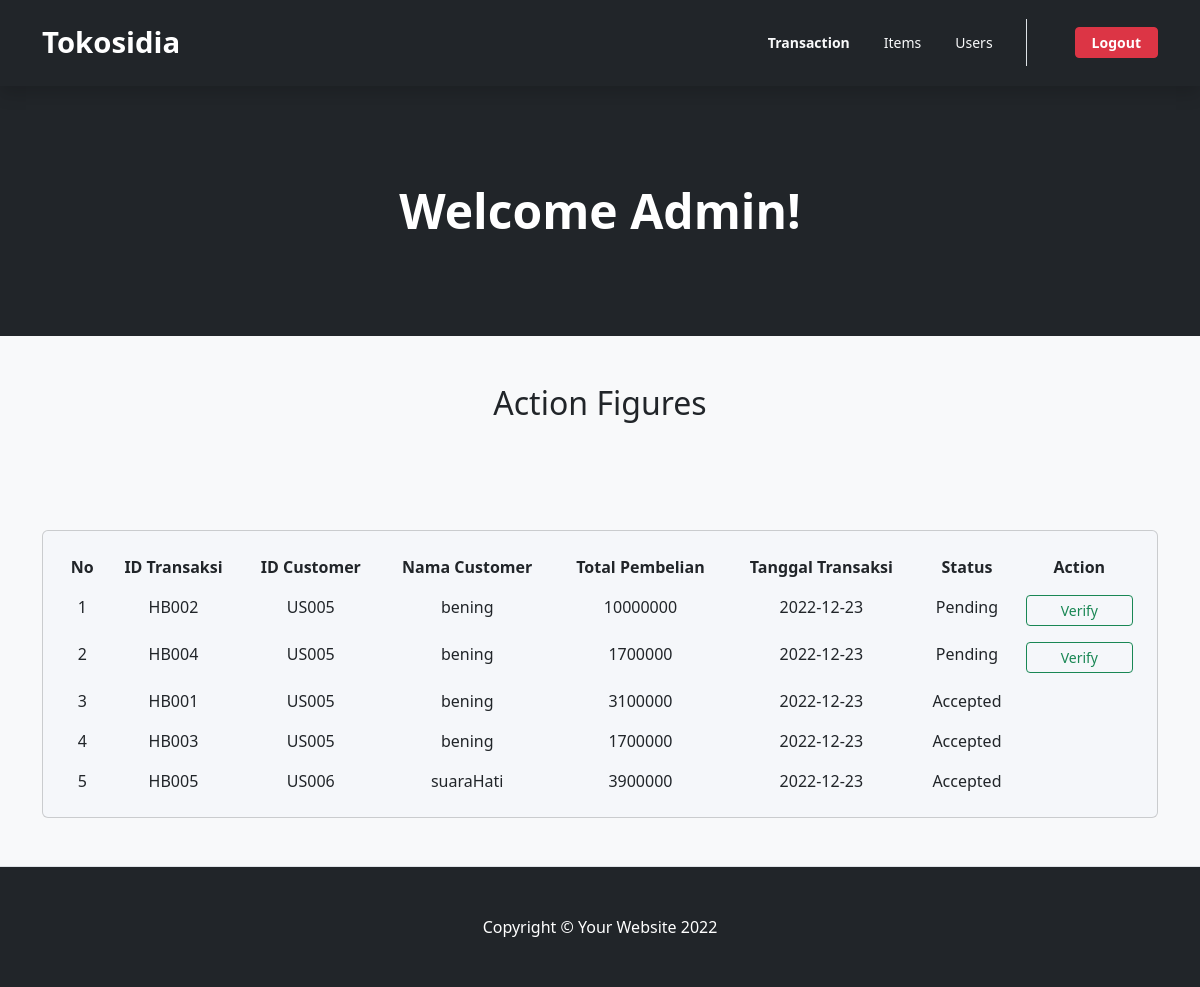
The app's page /admin.php with its own data.
### tables this page shows
CREATE TABLE `htrans_beli` (
  `hb_id` varchar(5) NOT NULL,
  `hb_date` date NOT NULL,
  `hb_total` double NOT NULL,
  `hb_customerid` varchar(5) NOT NULL,
  `hb_di_id` varchar(5) DEFAULT NULL,
  `hb_status` bit(1) NOT NULL DEFAULT b'0' COMMENT '0:pending\r\n1:accepted',
  PRIMARY KEY (`hb_id`),
  KEY `FKCUSTOMER_HTRANSBELI` (`hb_customerid`),
  KEY `FKDISCOUNT_HTRANSBELI` (`hb_di_id`),
  CONSTRAINT `FKCUSTOMER_HTRANSBELI` FOREIGN KEY (`hb_customerid`) REFERENCES `users` (`us_id`),
  CONSTRAINT `FKDISCOUNT_HTRANSBELI` FOREIGN KEY (`hb_di_id`) REFERENCES `discount` (`di_id`)
);

CREATE TABLE `users` (
  `us_id` varchar(5) NOT NULL,
  `us_username` varchar(255) NOT NULL,
  `us_email` varchar(255) NOT NULL,
  `us_gender` tinyint(1) NOT NULL COMMENT '1=Male, 0=Female',
  `us_password` varchar(255) NOT NULL,
  `us_status` int(1) NOT NULL DEFAULT 1,
  PRIMARY KEY (`us_id`)
);

### admin.php (the view, shortened to what this page needs)
<?php
    require('action.php');
?>
<!DOCTYPE html>
<html lang="en">
    <head>
        <link href="https://cdn.jsdelivr.net/npm/bootstrap-icons@1.4.1/font/bootstrap-icons.css" rel="stylesheet">
        <link href="https://cdn.jsdelivr.net/npm/bootstrap@5.2.2/dist/css/bootstrap.min.css" rel="stylesheet">
        <link href="assets/css/general.css" rel="stylesheet">
    </head>
    <body>
        <nav class="my-nav navbar navbar-expand-lg p-3 position-sticky top-0 w-100 shadow navbar-dark bg-dark">
            <div class="container">
                <a class="navbar-brand" href="admin.php" style="font-size: 22pt; font-weight: bold;">Tokosidia</a>
                <div class="collapse navbar-collapse" id="navbarSupportedContent">
                    <ul class="navbar-nav ms-auto mb-2 me-5 mb-lg-0 px-3 border-end">
                        <li class="nav-item">
                            <a class="nav-link" aria-current="page" href="">
                                <button class="btn btn-sm text-light fw-bold">Transaction</button>
                            </a>
                        </li>
                        <li class="nav-item">
                            <a class="nav-link" href="admin-item.php">
                                <button class="btn btn-sm text-light">Items</button>
                            </a>
                        </li>
                        <li class="nav-item">
                            <a class="nav-link" href="admin-user.php">
                                <button class="btn btn-sm text-light">Users</button>
                            </a>
                        </li>
                    </ul>
                    <div class="d-flex">
                        <a class="" href="index.php">
                            <button class="btn btn-danger btn-sm px-3 fw-bold" name="logout">Logout</button>
                        </a>
                    </div>
                </div>
            </div>
        </nav>
        <header class="bg-dark py-5">
            <div class="container px-5">
                <div class="row gx-5 justify-content-center">
                    <div class="col-lg-6">
                        <div class="text-center my-5">
                            <h1 class="display-5 fw-bolder text-white mb-2">Welcome Admin!</h1>
                        </div>
                    </div>
                </div>
            </div>
        </header>
        <section class="intro py-5 border-bottom bg-light" id="features">
            <div class="mask d-flex align-items-center h-100">
                <div class="container text-center">
                    <h2>Action Figures</h2>
                    <div class="row justify-content-center">
                        <form action="" method="post">
                            <div class="input-group mx-auto" style="width: 200px; height: 100px; align-items: center;">
                            </div>
                        </form>
                    </div>
                    <div class="row justify-content-center">
                        <div class="col-12">
                            <div class="card shadow-2-strong" style="background-color: #f5f7fa;">
                                <div class="card-body">
                                    <div class="table-responsive">
                                        <table class="table table-borderless mb-0 align-items-center justify-content-center">
                                            <thead>
                                            <tr>
                                                <th scope="col">No </th>
                                                <th scope="col">ID Transaksi</th>
                                                <th scope="col">ID Customer</th>
                                                <th scope="col">Nama Customer</th>
                                                <th scope="col">Total Pembelian</th>
                                                <th scope="col">Tanggal Transaksi</th>
                                                <th scope="col">Status</th>
                                                <th scope="col">Action</th>
                                            </tr>
                                            </thead>
                                            <tbody>
                                            <tbody>
                                                <?php
                                                    $query = "SELECT h.hb_id as 'ID_Trans', h.hb_customerid as 'ID' ,u.us_username as 'Cust_name', h.hb_total as 'Total', h.hb_date as 'Tanggal', h.hb_status as 'Status'
                                                             from htrans_beli h join users u on u.us_id = h.hb_customerid order by h.hb_status";
                                                    $query = mysqli_query($con, $query);
                                                    $counter =1;
                                                    while($row = mysqli_fetch_array($query, MYSQLI_ASSOC)){
                                                ?>
                                                <tr>
                                                    <td><?=$counter++?></td>
                                                    <td><?=$row['ID_Trans']?></td>
                                                    <td><?=$row['ID']?></td>
                                                    <td><?=$row['Cust_name']?></td>
                                                    <td><?=$row['Total']?></td>
                                                    <td><?=$row['Tanggal']?></td>
                                                    <td id=<?='td_status'.$row['ID_Trans']?>><?=($row['Status']==0?'Pending':'Accepted')?></td>
                                                    <td class="d-grid gap-2">
                                                        <button name='btn-apply' id=<?=$row['ID_Trans']?> <?=$row['Status']==0?'':'style="display:none;"'?> class='btn btn-outline-success btn-sm px-4'>Verify</button>
                                                    </td>
                                                </tr>
                                                <?php
                                                    }
                                                ?>
                                            </tbody>
                                        </table>
                                    </div>
                                </div>
                            </div>
                        </div>
                    </div>
                </div>
            </div>
        </section>
        <footer class="py-5 bg-dark">
            <div class="container px-5"><p class="m-0 text-center text-white">Copyright &copy; Your Website 2022</p></div>
        </footer>
    </body>
</html>

### assets/css/general.css (style rules this page uses)
.input-group { position: relative; }
.my-nav { z-index: 10; }

### records on screen
htrans_beli: hb_id "HB002", hb_customerid "US005", hb_customerid.us_username "bening", hb_total "10000000", hb_date "2022-12-23", hb_status "Pending"
htrans_beli: hb_id "HB004", hb_customerid "US005", hb_customerid.us_username "bening", hb_total "1700000", hb_date "2022-12-23", hb_status "Pending"
htrans_beli: hb_id "HB001", hb_customerid "US005", hb_customerid.us_username "bening", hb_total "3100000", hb_date "2022-12-23", hb_status "Accepted"
htrans_beli: hb_id "HB003", hb_customerid "US005", hb_customerid.us_username "bening", hb_total "1700000", hb_date "2022-12-23", hb_status "Accepted"
htrans_beli: hb_id "HB005", hb_customerid "US006", hb_customerid.us_username "suaraHati", hb_total "3900000", hb_date "2022-12-23", hb_status "Accepted"
